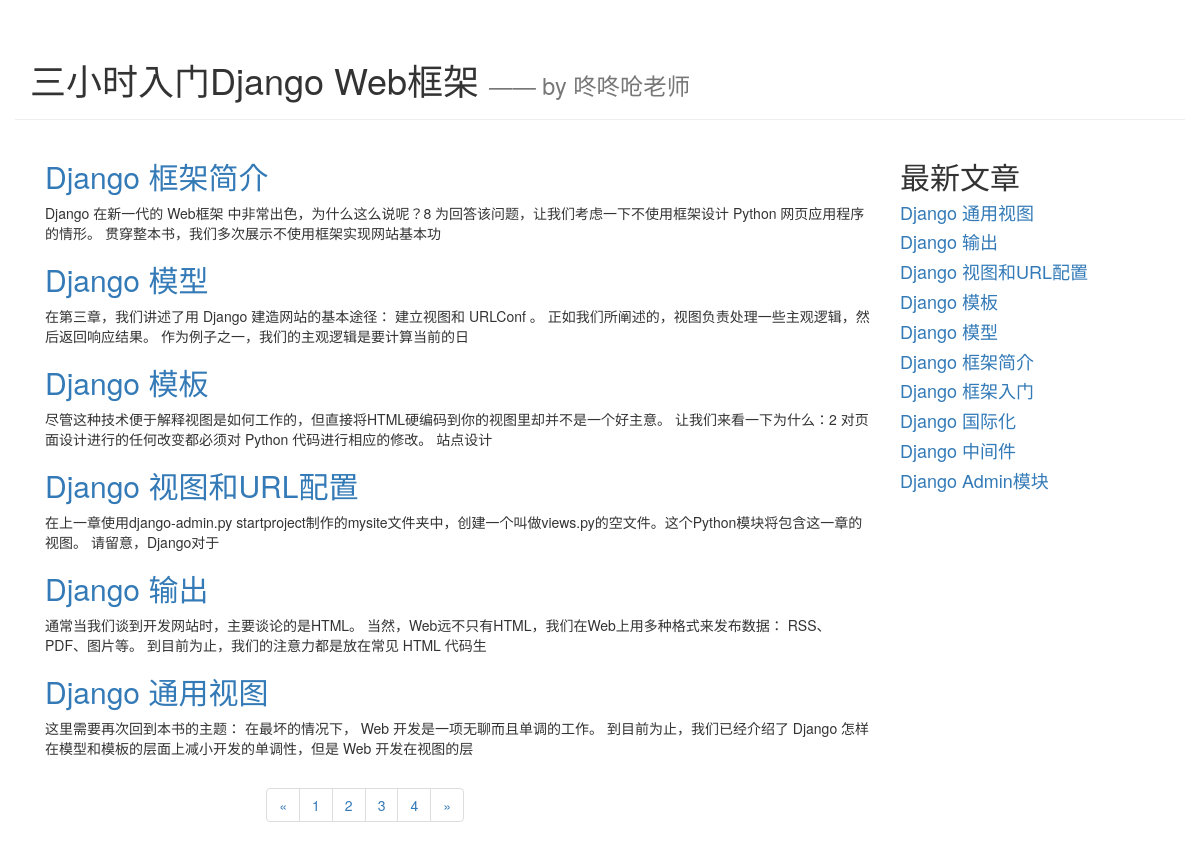
Screenshot of /blog/index?page=2 with the database file from the repository.
### blog/models.py (models this page shows, shortened)
class Article(models.Model):
    article_id = models.AutoField(primary_key=True)
    title = models.TextField()
    brief_content = models.TextField()
    content = models.TextField()
    publish_date = models.DateTimeField(auto_now=True)

### blog/views.py (the view)
# urls.py: path('index', blog.views.get_index_page),
def get_index_page(request):
    page = request.GET.get('page')
    if page:
        page = int(page)
    else:
        page = 1
    print('page param: ', page)
    all_article = Article.objects.all()
    top10_article_list = Article.objects.order_by('-publish_date')[:10]
    paginator = Paginator(all_article, 6)
    page_num = paginator.num_pages
    print('page num:', page_num)
    page_article_list = paginator.page(page)
    if page_article_list.has_next():
        next_page = page + 1
    else:
        next_page = page
    if page_article_list.has_previous():
        previous_page = page - 1
    else:
        previous_page = page
    return render(request, 'blog/index.html',
                  {
                      'article_list': page_article_list,
                      'page_num': range(1, page_num + 1),
                      'curr_page': page,
                      'next_page': next_page,
                      'previous_page': previous_page,
                      'top10_article_list': top10_article_list
                  }
                )

### blog/templates/blog/index.html (shortened to what this page needs)
<!DOCTYPE html>
<html lang="en">
<head>
    <link rel="stylesheet" href="https://cdn.jsdelivr.net/npm/bootstrap@3.3.7/dist/css/bootstrap.min.css"
>
</head>
<body>
<div class="container page-header">
    <h1>三小时入门Django Web框架
        <small> —— by 咚咚呛老师</small>
    </h1>
</div>
<div class="container page-body">
    <div class="col-md-9" role="main">
        <div class="body-main">
            {% for article in article_list %}
            <div>
                <h2><a href="/blog/detail/{{article.article_id}}">{{ article.title }}</a></h2>
                <p>
                    {{article.brief_content}}
                </p>
            </div>
            {% endfor %}
        </div>
        <div class="body-footer">
            <div class="col-md-4 col-md-offset-3">
                <nav aria-label="Page navigation">
                    <ul class="pagination">
                        <li>
                            <a href="/blog/index?page={{previous_page}}" aria-label="Previous">
                                <span aria-hidden="true">&laquo;</span>
                            </a>
                        </li>
                        {% for num in page_num %}
                        <li><a href="/blog/index?page={{num}}">{{ num }}</a></li>
                        {% endfor %}
                        <li>
                            <a href="/blog/index?page={{next_page}}" aria-label="Next">
                                <span aria-hidden="true">&raquo;</span>
                            </a>
                        </li>
                    </ul>
                </nav>
            </div>
        </div>
    </div>
    <div class="col-md-3" role="complementary">
        <div>
            <h2>最新文章</h2>
            {% for article in top10_article_list %}
            <h4><a href="/blog/detail/{{article.article_id}}">{{ article.title }}</a></h4>
            {% endfor %}
        </div>
    </div>
</div>
</body>
</html>

### rows the page displays
Article: title "Django 框架简介", brief_content "Django 在新一代的 Web框架 中非常出色，为什么这么说呢？8 为回答该问题，让我们考虑一下不使用框架设计 Python 网页应用程序的情形。 贯穿整本书，我们多次展示不使用框架实现网站基本功"
Article: title "Django 模型", brief_content "在第三章，我们讲述了用 Django 建造网站的基本途径： 建立视图和 URLConf 。 正如我们所阐述的，视图负责处理一些主观逻辑，然后返回响应结果。 作为例子之一，我们的主观逻辑是要计算当前的日"
Article: title "Django 模板", brief_content "尽管这种技术便于解释视图是如何工作的，但直接将HTML硬编码到你的视图里却并不是一个好主意。 让我们来看一下为什么：2 对页面设计进行的任何改变都必须对 Python 代码进行相应的修改。 站点设计"
Article: title "Django 视图和URL配置", brief_content "在上一章使用django-admin.py startproject制作的mysite文件夹中，创建一个叫做views.py的空文件。这个Python模块将包含这一章的视图。 请留意，Django对于"
Article: title "Django 输出", brief_content "通常当我们谈到开发网站时，主要谈论的是HTML。 当然，Web远不只有HTML，我们在Web上用多种格式来发布数据： RSS、PDF、图片等。 到目前为止，我们的注意力都是放在常见 HTML 代码生"
Article: title "Django 通用视图", brief_content "这里需要再次回到本书的主题： 在最坏的情况下， Web 开发是一项无聊而且单调的工作。 到目前为止，我们已经介绍了 Django 怎样在模型和模板的层面上减小开发的单调性，但是 Web 开发在视图的层"
Article: title "Django 通用视图"
Article: title "Django 输出"
Article: title "Django 视图和URL配置"
Article: title "Django 模板"
Article: title "Django 模型"
Article: title "Django 框架简介"
Article: title "Django 框架入门"
Article: title "Django 国际化"
Article: title "Django 中间件"
Article: title "Django Admin模块"

### other values shown
{{ num }} "1" "2" "3" "4"
